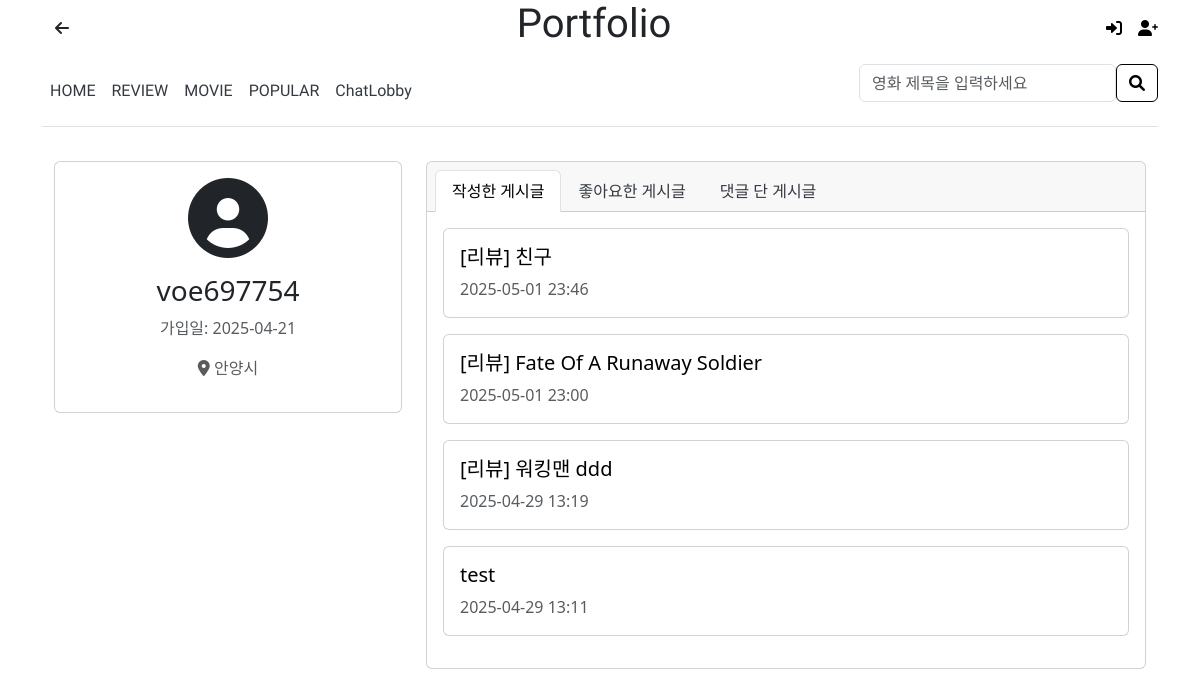
The app's page /user/voe697754/ with its own data.
### main/models.py (models this page shows, shortened)
class UserProfile(models.Model):
    user = models.OneToOneField(User, on_delete=models.CASCADE)
    region = models.CharField(max_length=100, null=True, blank=True)
    latitude = models.FloatField(null=True, blank=True)
    longitude = models.FloatField(null=True, blank=True)
    address = models.CharField(max_length=200, null=True, blank=True)

class Post(models.Model):
    GENRE_CHOICES = [
        ('액션', '액션'),
        ('코미디', '코미디'),
        ('드라마', '드라마'),
        ('SF', 'SF'),
        ('로맨스', '로맨스'),
        ('스릴러', '스릴러'),
        ('호러', '호러'),
        ('애니메이션', '애니메이션'),
        ('다큐멘터리', '다큐멘터리'),
        ('판타지', '판타지'),
    ]
    title = models.CharField(max_length=200)
    content = models.TextField()
    category = models.CharField(max_length=20, choices=GENRE_CHOICES, default='드라마')
    author = models.ForeignKey(User, on_delete=models.CASCADE)
    created_at = models.DateTimeField(auto_now_add=True)
    updated_at = models.DateTimeField(auto_now=True)
    date_posted = models.DateTimeField(default=timezone.now)
    image = models.ImageField(upload_to='post_images', null=True, blank=True)
    region = models.CharField(max_length=100, null=True, blank=True)
    likes = models.ManyToManyField(User, related_name='post_likes', blank=True)

### main/views.py (the view)
# urls.py: path('user/<str:username>/', views.user_profile, name='user_profile'),
def user_profile(request, username):
    user = get_object_or_404(User, username=username)
    user_profile = UserProfile.objects.get_or_create(user=user)[0]
    user_posts = Post.objects.filter(author=user).order_by('-date_posted')
    liked_posts = Post.objects.filter(likes=user).order_by('-date_posted')
    commented_posts = Post.objects.filter(comments__author=user).distinct().order_by('-date_posted')
    active_tab = request.GET.get('tab', 'posts')
    context = {
        'profile_user': user,
        'user_profile': user_profile,
        'user_posts': user_posts,
        'liked_posts': liked_posts,
        'commented_posts': commented_posts,
        'active_tab': active_tab
    }
    return render(request, 'main/user_profile.html', context)

### main/templates/main/user_profile.html (shortened to what this page needs)
{% extends 'main/base.html' %}
{% block content %}
<div class="container mt-4">
    <div class="row">
        <div class="col-md-4">
            <div class="card mb-4">
                <div class="card-body text-center">
                    <i class="fas fa-user-circle fa-5x mb-3"></i>
                    <h3>{{ profile_user.username }}</h3>
                    <p class="text-muted">가입일: {{ profile_user.date_joined|date:"Y-m-d" }}</p>
                    {% if user_profile.region %}
                    <p class="text-muted"><i class="fas fa-map-marker-alt"></i> {{ user_profile.region }}</p>
                    {% endif %}
                </div>
            </div>
        </div>
        <div class="col-md-8">
            <div class="card">
                <div class="card-header">
                    <ul class="nav nav-tabs card-header-tabs">
                        <li class="nav-item">
                            <a class="nav-link {% if active_tab == 'posts' %}active{% endif %}"
                               href="?tab=posts">작성한 게시글</a>
                        </li>
                        <li class="nav-item">
                            <a class="nav-link {% if active_tab == 'likes' %}active{% endif %}"
                               href="?tab=likes">좋아요한 게시글</a>
                        </li>
                        <li class="nav-item">
                            <a class="nav-link {% if active_tab == 'comments' %}active{% endif %}"
                               href="?tab=comments">댓글 단 게시글</a>
                        </li>
                    </ul>
                </div>
                <div class="card-body">
                    {% if active_tab == 'posts' %}
                        {% if user_posts %}
                            {% for post in user_posts %}
                            <div class="card mb-3">
                                <div class="card-body">
                                    <h5 class="card-title">
                                        <a href="{% url 'post_detail' post.pk %}" class="text-decoration-none">
                                            {{ post.title }}
                                        </a>
                                    </h5>
                                    <p class="card-text text-muted">
                                        {{ post.date_posted|date:"Y-m-d H:i" }}
                                    </p>
                                </div>
                            </div>
                            {% endfor %}
                        {% else %}
                            <p class="text-muted">작성한 게시글이 없습니다.</p>
                        {% endif %}
                    {% endif %}
                </div>
            </div>
        </div>
    </div>
</div>
{% endblock %}

### main/templates/main/base.html (style rules this page uses)
a { text-decoration: none; color: black; }
.nav-link { color: #343a40; border-color: #343a40; }

### records on screen
UserProfile: region "안양시"
Post: title "[리뷰] 친구", date_posted "2025-05-01 23:46"
Post: title "[리뷰] Fate Of A Runaway Soldier", date_posted "2025-05-01 23:00"
Post: title "[리뷰] 워킹맨 ddd", date_posted "2025-04-29 13:19"
Post: title "test", date_posted "2025-04-29 13:11"

### other values on screen
{{ profile_user.username }} "voe697754"
{{ profile_user.date_joined|date:"Y-m-d" }} "2025-04-21"
